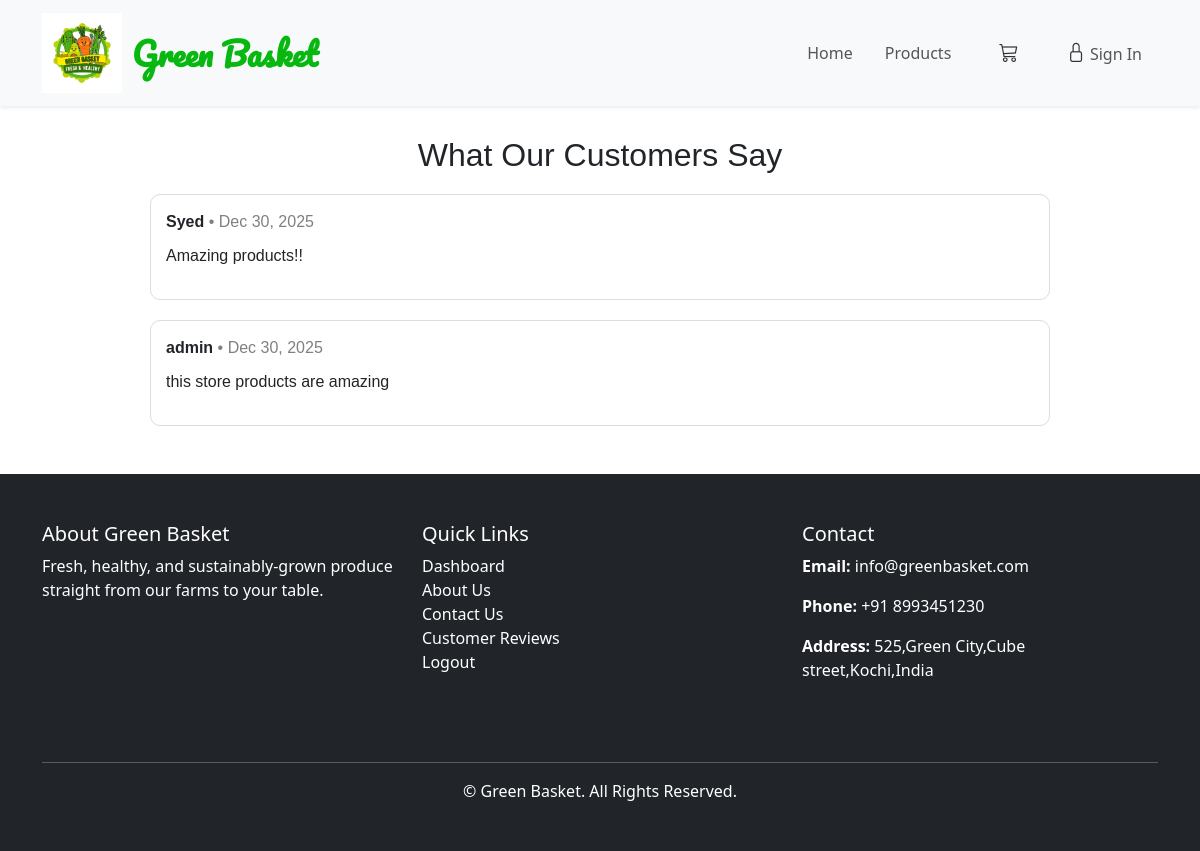
The page /customer_review/ on the database its author committed.
### store/models.py (models this page shows, shortened)
class Review(models.Model):
    user=models.ForeignKey(User,on_delete=models.CASCADE)
    rating=models.IntegerField(default=5)
    comment=models.TextField()
    created_at=models.DateTimeField(auto_now_add=True)

### store/views.py (the view)
# urls.py: path('customer_review/',views.customer_review,name='customer_review')
def customer_review(request):
    reviews=Review.objects.all().order_by('-created_at')
    return render(request,'customer_review.html',{'reviews': reviews})

### templates/customer_review.html
{% extends "base.html" %}
{% block content %}
<div style="max-width:900px; margin:30px auto; font-family:Arial;">
    <h2 style="text-align:center;">What Our Customers Say</h2>
    {% if reviews %}
        {% for review in reviews %}
            <div style="margin-top:20px; padding:15px; border:1px solid #ddd; border-radius:10px;">
                <strong>{{ review.user.username }}</strong>
                <span style="color:gray;"> • {{ review.created_at|date:"M d, Y" }}</span>
                <p style="margin-top:10px;">{{ review.comment }}</p>
            </div>
        {% endfor %}
    {% else %}
        <p style="text-align:center; margin-top:20px;">
            No reviews yet.
        </p>
    {% endif %}
</div>
{% endblock %}

### static/css/style.css (style rules this page uses)
:root { --primary: #3CB815; --secondary: #F65005; --light: #F7F8FC; --dark: #111111; }

### templates/base.html (style rules this page uses)
body { padding-top: 80px; }

### rows shown on the page
Review: user.username "Syed", created_at "Dec 30, 2025", comment "Amazing products!!"
Review: user.username "admin", created_at "Dec 30, 2025", comment "this store products are amazing"
